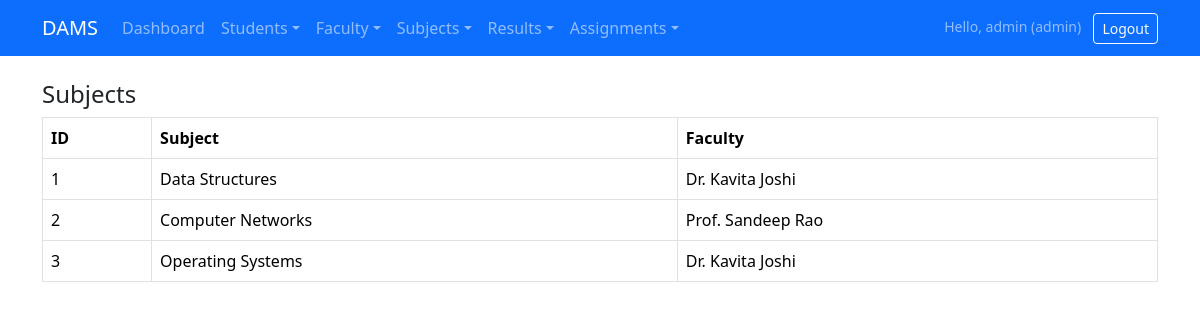
The page /pages/subjects/view.php (signed in) on the database its author committed.
### tables this page shows
CREATE TABLE subjects (
    id INT AUTO_INCREMENT PRIMARY KEY,
    subject_name VARCHAR(100) NOT NULL,
    faculty_id INT,
    FOREIGN KEY (faculty_id) REFERENCES faculty(id)
);

CREATE TABLE faculty (
    id INT AUTO_INCREMENT PRIMARY KEY,
    name VARCHAR(100) NOT NULL,
    department VARCHAR(100) NOT NULL,
    username VARCHAR(50) UNIQUE
);

### pages/subjects/view.php (the view, shortened to what this page needs)
<?php
require_once __DIR__ . '/../../config/db.php';
require_once __DIR__ . '/../../includes/header.php';
require_once __DIR__ . '/../../includes/navbar.php';
$sql = "SELECT sub.id, sub.subject_name, f.name AS faculty
        FROM subjects sub
        LEFT JOIN faculty f ON sub.faculty_id = f.id";
$res = $conn->query($sql);
?>
<div class="container py-4">
    <h4>Subjects</h4>
    <table class="table table-bordered">
        <thead>
            <tr>
                <th>ID</th>
                <th>Subject</th>
                <th>Faculty</th>
            </tr>
        </thead>
        <tbody>
            <?php while ($s = $res->fetch_assoc()): ?>
            <tr>
                <td><?= $s['id'] ?></td>
                <td><?= htmlspecialchars($s['subject_name']) ?></td>
                <td><?= htmlspecialchars($s['faculty'] ?? '—') ?></td>
            </tr>
            <?php endwhile; ?>
        </tbody>
    </table>
</div>
<?php require_once __DIR__ . '/../../includes/footer.php'; ?>

### assets/css/style.css (style rules this page uses)
body { min-height: 100vh; }

### rows shown on the page
subjects: id "1", subject_name "Data Structures", faculty.name "Dr. Kavita Joshi"
subjects: id "2", subject_name "Computer Networks", faculty.name "Prof. Sandeep Rao"
subjects: id "3", subject_name "Operating Systems", faculty.name "Dr. Kavita Joshi"

### other values the page prints
$_SESSION['user']['username'] "admin"
$role "admin"
